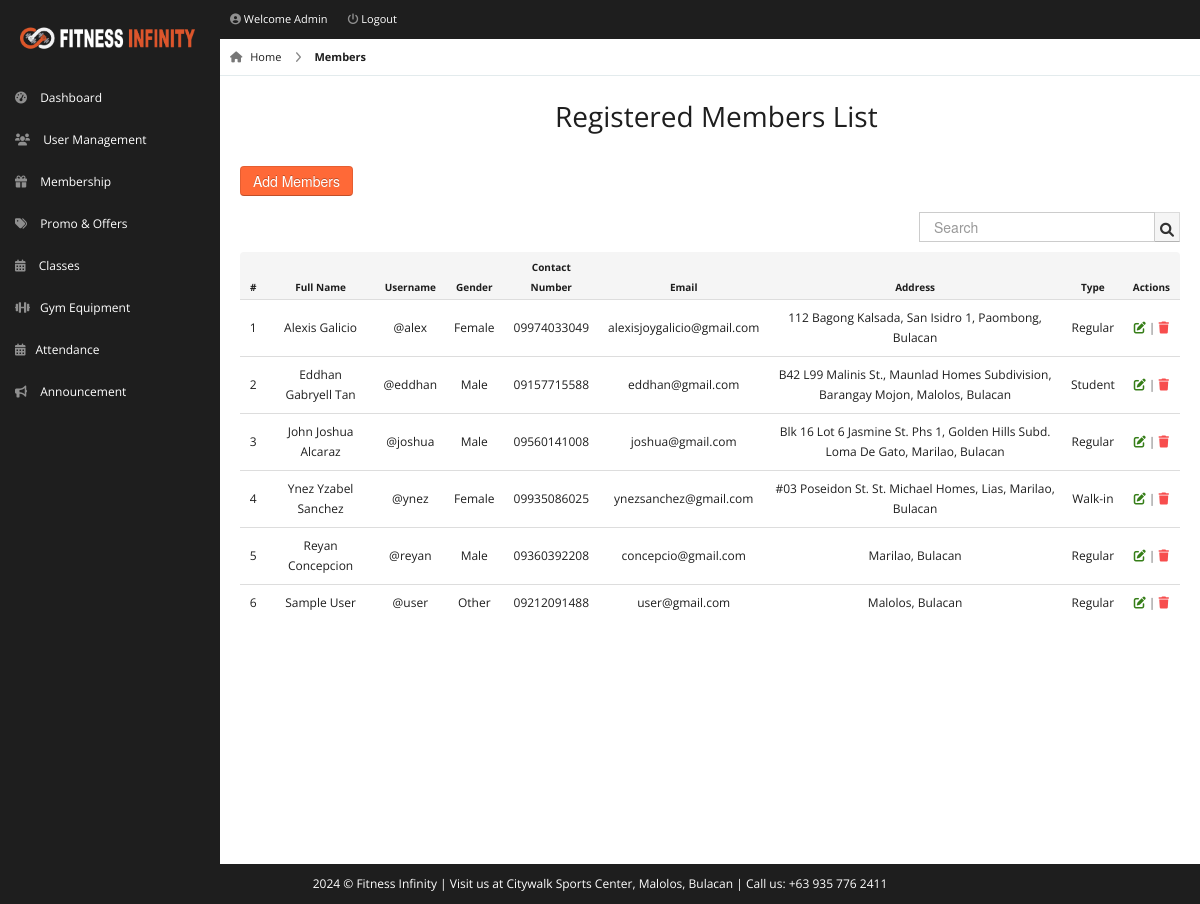
Before: /pages/admin/members.php (signed in) with the older database file.
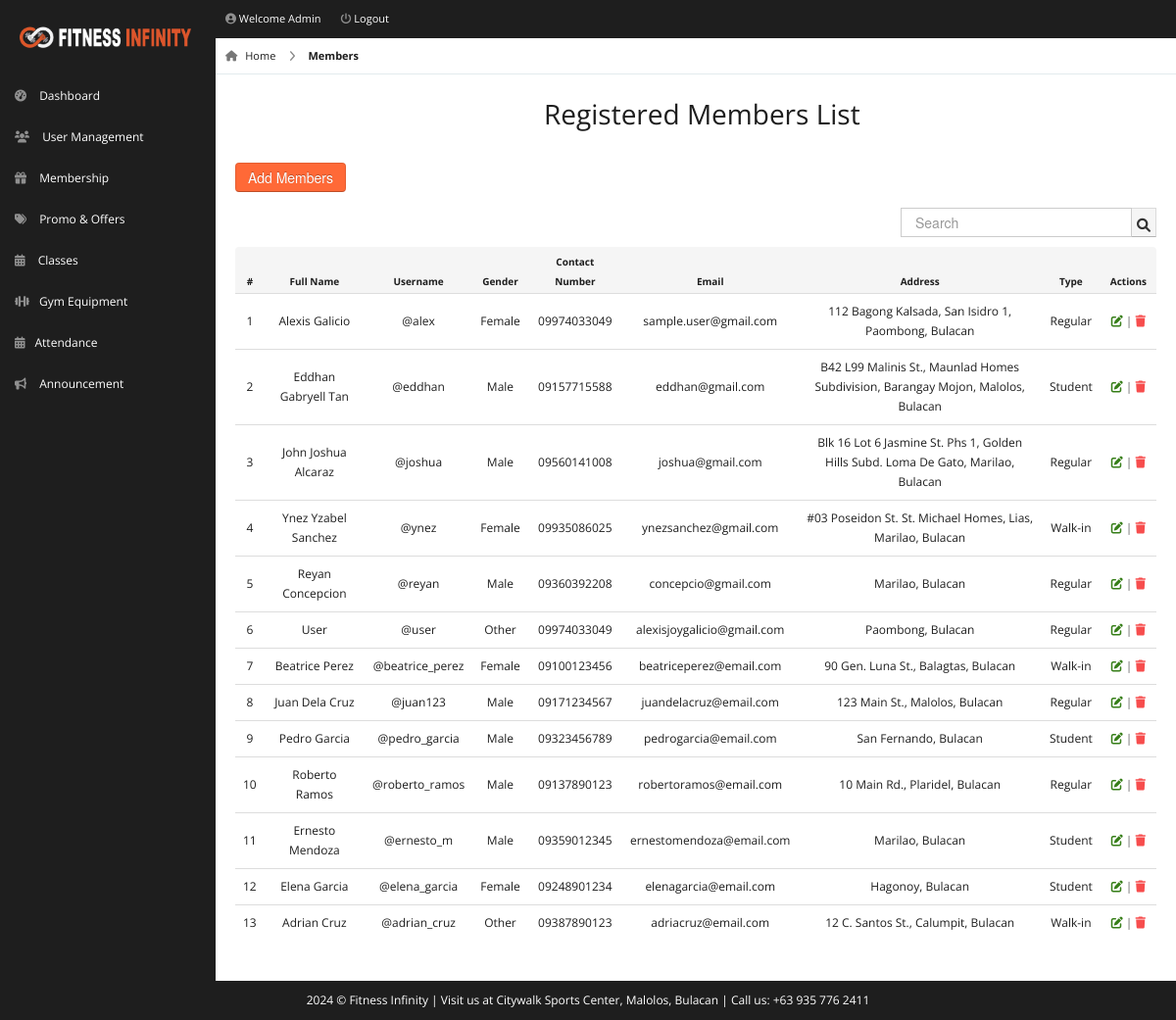
After: the same page with the newer database file.
### tables this page shows
CREATE TABLE `members` (
  `user_id` int(11) NOT NULL,
  `fullname` varchar(100) NOT NULL,
  `username` varchar(20) NOT NULL,
  `password` varchar(100) NOT NULL,
  `gender` varchar(20) NOT NULL,
  `amount` decimal(10,2) NOT NULL,
  `address` varchar(150) NOT NULL,
  `contact` varchar(11) NOT NULL,
  `email` varchar(100) NOT NULL,
  `status` varchar(20) NOT NULL,
  `reminder` int(11) NOT NULL DEFAULT 0,
  `membership_start` varchar(20) NOT NULL,
  `membership_end` varchar(20) NOT NULL,
  `type` varchar(50) NOT NULL,
  `attendance_count` int(100) NOT NULL,
  `reset_token_hash` varchar(644) DEFAULT NULL,
  `reset_token_hash_exp_at` datetime DEFAULT NULL
);

### pages/admin/members.php (the view, shortened to what this page needs)
<!DOCTYPE html>
<html lang="en">
<head>
  <link rel="stylesheet" href="../../css/bootstrap.min.css" />
  <link rel="stylesheet" href="../../css/bootstrap-responsive.min.css" />
  <link rel="stylesheet" href="../../css/fullcalendar.css" />
  <link rel="stylesheet" href="../../css/matrix-style.css" />
  <link rel="stylesheet" href="../../css/matrix-media.css" />
  <link rel="stylesheet" href="../../css/jquery.gritter.css" />
  <link rel="stylesheet" href="https://cdnjs.cloudflare.com/ajax/libs/font-awesome/6.0.0/css/all.min.css">
</head>
<body>
  <div id="header">
    <h1><a href="dashboard.html">Fitness Infinity Gym Admin</a></h1>
  </div>
  <?php include 'includes/topheader.php' ?>
  <?php $page = "manage-members";
  include 'includes/sidebar.php' ?>
  <div id="content">
    <div id="content-header">
      <div id="breadcrumb"> <a href="index.php  " title="Go to Home" class="tip-bottom"><i class="fas fa-home"></i>
          Home</a> <a href="members.php" class="current">Members</a> </div>
      <h1 class="text-center">Registered Members List <i class="fas fa-group"></i></h1>
    </div>
    <div class="container-fluid">
      <div class="row-fluid">
        <div class="span12">
          <a href="member-entry.php"><button class="btn btn-primary">Add Members</button></a>
          <div class='widget-box'>
            <form id="custom-search-form" class="form-search form-horizontal pull-right">
              <div class="input-append span12">
                <input type="text" id="searchInput" class="search-query" placeholder="Search" onkeyup="searchTable()">
                <button type="button" class="btn"><i class="fas fa-search"></i></button>
              </div>
            </form>
            <div class='widget-content nopadding'>
              <?php
              include "dbcon.php";
              $qry = "select * from members";
              $cnt = 1;
              $result = mysqli_query($con, $qry);
              echo "<table class='table table-bordered table-hover'>
              <thead>
                <tr>
                  <th>#</th>
                  <th>Full Name</th>
                  <th>Username</th>
                  <th>Gender</th>
                  <th>Contact Number</th>
                  <th>Email</th>
                  <th>Address</th>
                  <th>Type</th>
                  <th>Actions</th>
                </tr>
              </thead>";
              while ($row = mysqli_fetch_array($result)) {
                echo "<tbody>
                <td><div class='text-center'>" . $cnt . "</div></td>
                <td><div class='text-center'>" . $row['fullname'] . "</div></td>
                <td><div class='text-center'>@" . $row['username'] . "</div></td>
                <td><div class='text-center'>" . $row['gender'] . "</div></td>
                <td><div class='text-center'>" . $row['contact'] . "</div></td>
                <td><div class='text-center'>" . $row['email'] . "</div></td>
                <td><div class='text-center'>" . $row['address'] . "</div></td>
                <td><div class='text-center'>" . $row['type'] . "</div></td>
                <td><div class='text-center'>
                    <a href='edit-memberform.php?id=" . $row['user_id'] . "' title='Edit' class='tip-bottom'><i class='fas fa-edit' style='color:#367E18'></i> | </a>
                    <a href='actions/delete-member.php?id=" . $row['user_id'] . "' title='Delete' class='tip-bottom' style='color:#f74d4d;'><i class='fas fa-trash'></i></a>
                </div></td>
              </tbody>";
                $cnt++;
              }
              ?>
              </table>
            </div>
          </div>
        </div>
      </div>
    </div>
  </div>
  <div class="row-fluid">
    <div id="footer" class="span12"> <?php echo date("Y"); ?> &copy; Fitness Infinity | Visit us at Citywalk Sports
      Center, Malolos, Bulacan | Call us: +63 935 776 2411</a> </div>
  </div>
</body>
</html>

Changed rows visible on the page:
changed members "Alexis Galicio": email "alexisjoygalicio@gmail.com" → "sample.user@gmail.com"
changed members "user": fullname "Sample User" → "User"; contact "09212091488" → "09974033049"; email "user@gmail.com" → "alexisjoygalicio@gmail.com"; address "Malolos, Bulacan" → "Paombong, Bulacan"
added members: fullname "Beatrice Perez", username "beatrice_perez", gender "Female", contact "09100123456", email "beatriceperez@email.com", address "90 Gen. Luna St., Balagtas, Bulacan", type "Walk-in"
added members: fullname "Juan Dela Cruz", username "juan123", gender "Male", contact "09171234567", email "juandelacruz@email.com", address "123 Main St., Malolos, Bulacan", type "Regular"
added members: fullname "Pedro Garcia", username "pedro_garcia", gender "Male", contact "09323456789", email "pedrogarcia@email.com", address "San Fernando, Bulacan", type "Student"
added members: fullname "Roberto Ramos", username "roberto_ramos", gender "Male", contact "09137890123", email "robertoramos@email.com", address "10 Main Rd., Plaridel, Bulacan", type "Regular"
added members: fullname "Ernesto Mendoza", username "ernesto_m", gender "Male", contact "09359012345", email "ernestomendoza@email.com", address "Marilao, Bulacan", type "Student"
added members: fullname "Elena Garcia", username "elena_garcia", gender "Female", contact "09248901234", email "elenagarcia@email.com", address "Hagonoy, Bulacan", type "Student"
added members: fullname "Adrian Cruz", username "adrian_cruz", gender "Other", contact "09387890123", email "adriacruz@email.com", address "12 C. Santos St., Calumpit, Bulacan", type "Walk-in"
